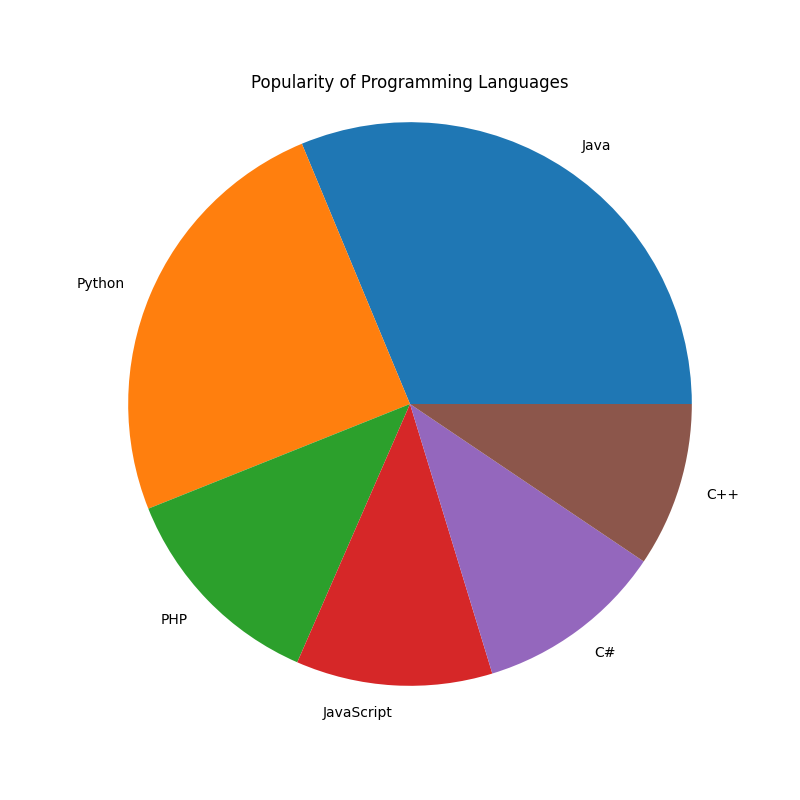

The script that saved this image:
import matplotlib.pyplot as plt

# Data
languages = ['Java', 'Python', 'PHP', 'JavaScript', 'C#', 'C++']
popularity = [22.2, 17.6, 8.8, 8, 7.7, 6.7]

# Create pie chart
plt.figure(figsize=(8, 8))
plt.pie(popularity, labels=languages)

# Title
plt.title('Popularity of Programming Languages')

# Display the chart
plt.axis('equal')  # Ensures the pie chart is circular
plt.savefig('p_16_4')
